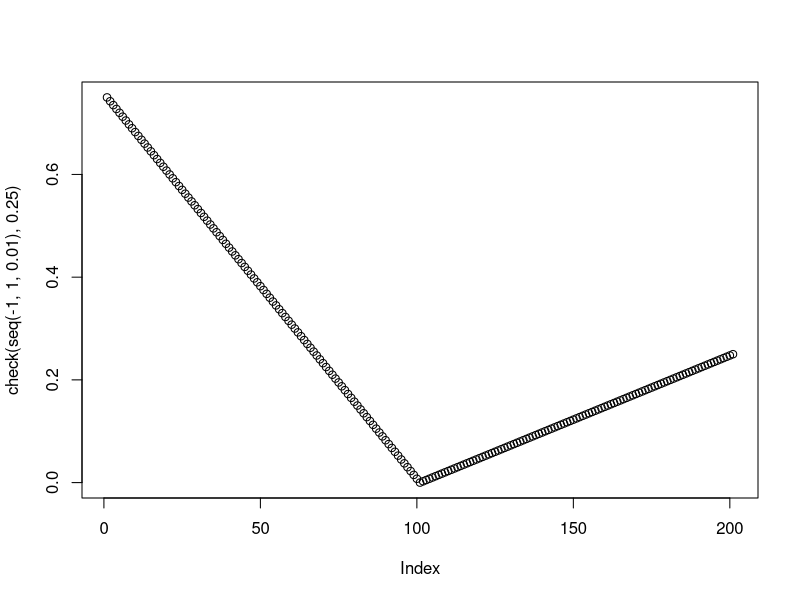
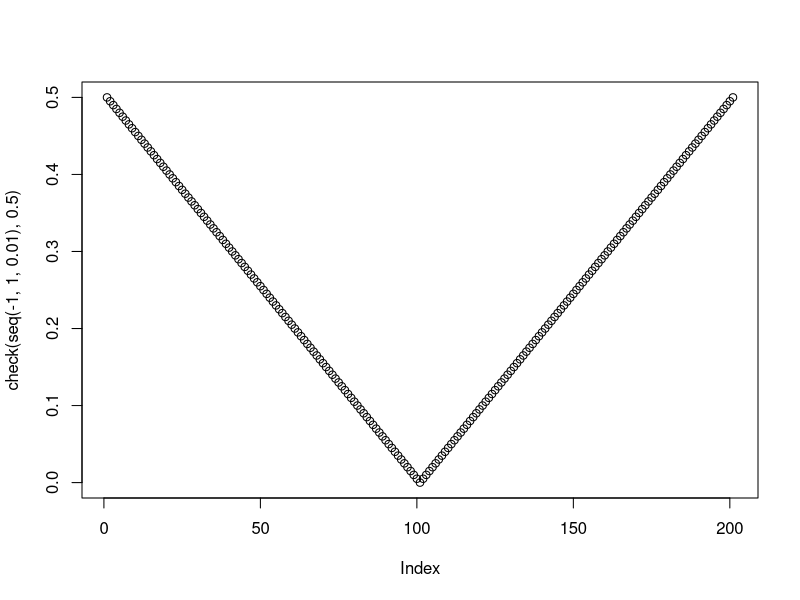
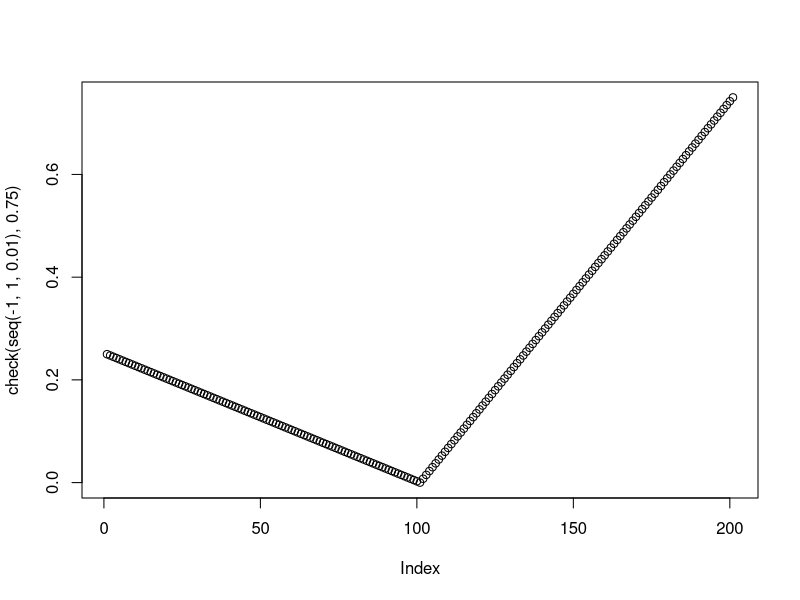

R code for these plots, in order:
check <- function(u, tau){
  ifelse(u<=0, (1 - tau)*(-u), tau * u)
}
plot(check(seq(-1, 1, 0.01), 0.25))
plot(check(seq(-1, 1, 0.01), 0.5))
plot(check(seq(-1, 1, 0.01), 0.75))
quantile_error <- function(tau, Y, q){
  sum(check(Y - q, tau)) / length(Y)
}

Y <- rnorm(10000)
quantile(Y, 0.05)
optim(par = mean(Y), quantile_error, Y = Y, tau = 0.05, 
      method = "Brent", lower = min(Y), upper = max(Y))
